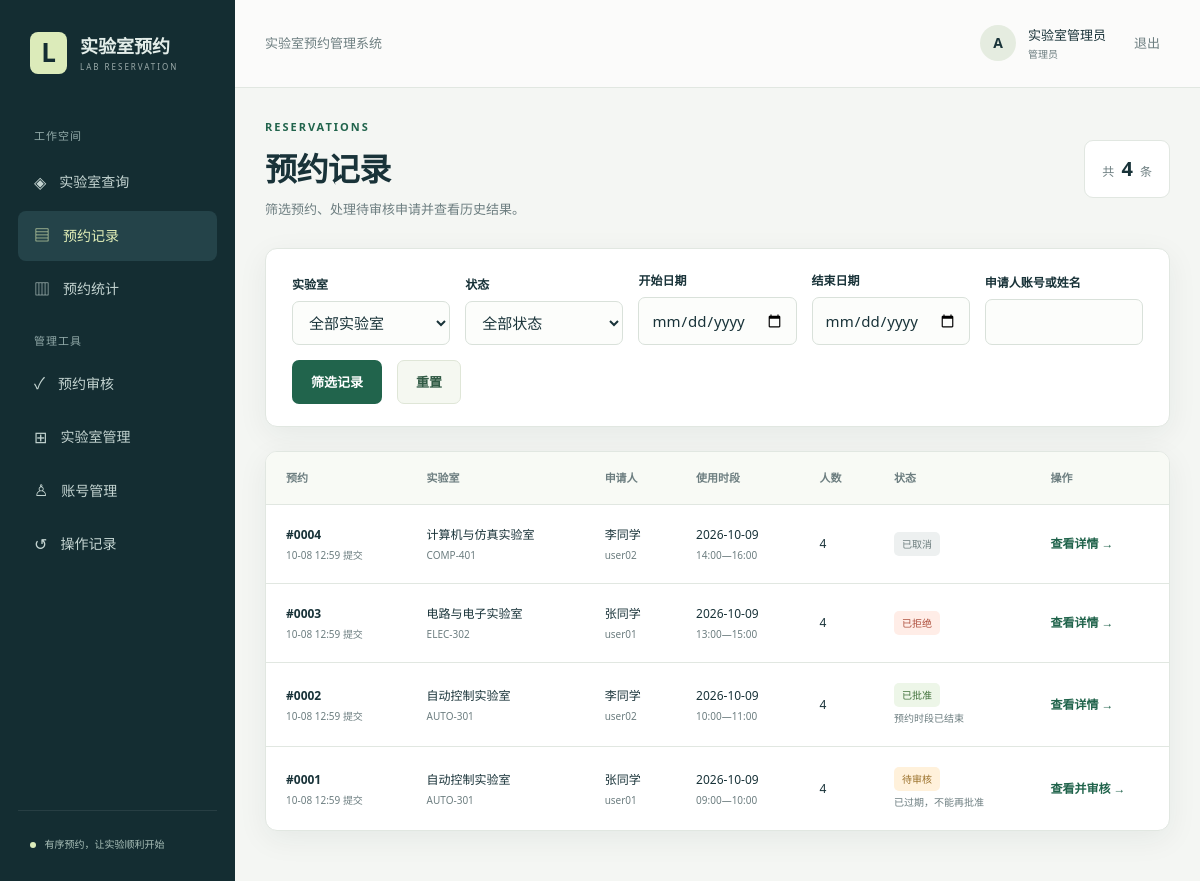
The page /bookings/ (signed in) on the database its author committed.
### src/labapp/models.py (models this page shows, shortened)
class Reservation(models.Model):  # 保存申请与当前业务状态。
    class Status(models.TextChoices):  # 状态值使用稳定的内部标识。
        PENDING = 'PENDING', '待审核'  # 待审核也占用资源。
        APPROVED = 'APPROVED', '已批准'  # 已批准继续占用资源。
        REJECTED = 'REJECTED', '已拒绝'  # 拒绝释放时段。
        CANCELLED = 'CANCELLED', '已取消'  # 取消释放时段。
    applicant = models.ForeignKey(settings.AUTH_USER_MODEL, on_delete=models.PROTECT, related_name='reservations')  # 保留申请人的历史关联。
    lab = models.ForeignKey(Lab, on_delete=models.PROTECT, related_name='reservations')  # 保留实验室的历史关联。
    start_at = models.DateTimeField('开始时间')  # 保存含日期的开始时刻。
    end_at = models.DateTimeField('结束时间')  # 保存含日期的结束时刻。
    purpose = models.CharField('用途', max_length=500)  # 保存申请用途。
    attendees = models.PositiveIntegerField('人数')  # 保存计划参与人数。
    request_key = models.UUIDField(unique=True)  # 防止同一提交请求重复写入。
    status = models.CharField(max_length=12, choices=Status.choices, default=Status.PENDING)  # 保存可验证的状态。
    created_at = models.DateTimeField(auto_now_add=True)  # 保存申请提交时间。
    cancelled_at = models.DateTimeField(null=True, blank=True)  # 保存实际取消时刻。
    cancelled_by = models.ForeignKey(settings.AUTH_USER_MODEL, null=True, blank=True, on_delete=models.PROTECT, related_name='cancelled_reservations')  # 保存取消操作者。
    class Meta:  # 定义常用检索方式与基本约束。
        ordering = ['-created_at', '-pk']  # 默认展示最新申请。
        indexes = [models.Index(fields=['lab', 'status', 'start_at'], name='booking_occupancy_idx'), models.Index(fields=['applicant', 'start_at'], name='booking_owner_date_idx')]  # 支持资源占用和本人查询。
        constraints = [models.CheckConstraint(condition=Q(end_at__gt=F('start_at')), name='booking_valid_interval'), models.CheckConstraint(condition=Q(attendees__gte=1), name='booking_positive_attendees'), models.CheckConstraint(condition=Q(status__in=['PENDING', 'APPROVED', 'REJECTED', 'CANCELLED']), name='booking_valid_status')]  # 防止无效区间、人数和非法状态。
    @property  # 由时间推导展示备注，不伪造实际使用记录。
    def time_note(self):  # 给历史状态补充时间说明。
        now = timezone.now()  # 获取当前实际时间。
        if self.status == self.Status.APPROVED and self.end_at <= now:  # 已批准时段已经结束。
            return '预约时段已结束'  # 只表示计划时段结束。
        if self.status == self.Status.PENDING and self.start_at <= now:  # 待审申请已错过开始时刻。
            return '已过期，不能再批准'  # 保留原始待审状态。
        return ''  # 正常未来时段不添加备注。

class Lab(models.Model):  # 保存一间可整体预约的实验室。
    code = models.CharField('编码', max_length=32, unique=True)  # 用唯一编码识别资源。
    name = models.CharField('名称', max_length=100)  # 保存用户可读名称。
    location = models.CharField('位置', max_length=150)  # 保存楼栋与房间。
    capacity = models.PositiveIntegerField('容量')  # 限制单次预约人数。
    equipment = models.TextField('设备', blank=True)  # 保存设备说明。
    description = models.TextField('说明', blank=True)  # 保存其他使用说明。
    open_time = models.TimeField('开放时间', default=time(8))  # 默认早上八点开放。
    close_time = models.TimeField('关闭时间', default=time(22))  # 默认晚上十点关闭。
    is_active = models.BooleanField('可预约', default=True)  # 停用后保留历史资料。
    updated_at = models.DateTimeField(auto_now=True)  # 记录最后更新时间。
    class Meta:  # 定义排序和数据库基本约束。
        ordering = ['code']  # 稳定展示资源顺序。
        constraints = [models.CheckConstraint(condition=Q(capacity__gte=1), name='lab_positive_capacity'), models.CheckConstraint(condition=Q(close_time__gt=F('open_time')), name='lab_valid_hours')]  # 在数据库防止无效容量和开放时间。
    def __str__(self):  # 提供表单选择和日志中的可读名称。
        return f'{self.code} · {self.name}'  # 同时展示编码和名称。

### src/labapp/views.py (the view)
# urls.py: path('bookings/', views.bookings, name='bookings'),  # 本人或全量记录。
@login_required  # 预约记录需要登录。
def bookings(request):  # 查询与分页展示预约记录。
    form = BookingFilterForm(request.GET)  # 验证组合筛选条件。
    query = visible_bookings(request.user)  # 在筛选之前限定数据归属。
    if form.is_valid():  # 只处理合法条件。
        data = form.cleaned_data  # 获取字段值。
        for field in ['lab', 'status']:  # 实验室与状态采用精确筛选。
            if data[field]:  # 忽略空条件。
                query = query.filter(**{field: data[field]})  # 应用受控字段条件。
        if data['start_date']:  # 起始日期可选。
            query = query.filter(start_at__date__gte=data['start_date'])  # 包含首日。
        if data['end_date']:  # 结束日期可选。
            query = query.filter(start_at__date__lte=data['end_date'])  # 包含最后一日。
        if request.user.is_staff and data['applicant']:  # 申请人关键词仅管理员使用。
            query = query.filter(Q(applicant__username__icontains=data['applicant']) | Q(applicant__first_name__icontains=data['applicant']))  # 查询姓名或账号。
    params = request.GET.copy()  # 保留分页时的筛选条件。
    params.pop('page', None)  # 防止重复页码。
    page = Paginator(query, 20).get_page(request.GET.get('page'))  # 稳健处理空或非法页码。
    return render(request, 'labapp/bookings.html', {'title': '预约记录' if request.user.is_staff else '我的预约', 'section': 'bookings', 'form': form, 'page': page, 'query_string': params.urlencode()})  # 返回有归属限制的列表。

### src/labapp/forms.py
class BookingFilterForm(StyledMixin, forms.Form):  # 预约记录的组合筛选。
    lab = forms.ModelChoiceField(label='实验室', queryset=Lab.objects.all(), required=False, empty_label='全部实验室')  # 只允许真实资源编号。
    status = forms.ChoiceField(label='状态', required=False, choices=[('', '全部状态')] + list(Reservation.Status.choices))  # 只允许已定义状态。
    start_date = forms.DateField(label='开始日期', required=False, widget=forms.DateInput(attrs={'type': 'date'}))  # 按预约开始日期筛选。
    end_date = forms.DateField(label='结束日期', required=False, widget=forms.DateInput(attrs={'type': 'date'}))  # 包含最后一天。
    applicant = forms.CharField(label='申请人账号或姓名', required=False, max_length=150)  # 仅管理员查询中使用。
    def clean(self):  # 核对可选日期顺序。
        data = super().clean()  # 保留字段校验结果。
        if data.get('start_date') and data.get('end_date') and data['start_date'] > data['end_date']:  # 禁止反向日期范围。
            raise forms.ValidationError('开始日期不能晚于结束日期。')  # 向页面显示范围错误。
        return data  # 返回可安全用于查询的条件。

### src/labapp/views.py (called while the page is built)
def visible_bookings(user):  # 为所有记录入口统一数据归属。
    query = Reservation.objects.select_related('lab', 'applicant', 'cancelled_by')  # 避免展示列表时重复查询外键。
    return query if user.is_staff else query.filter(applicant=user)  # 普通用户始终限定本人。

### src/labapp/templates/labapp/bookings.html
{% extends 'labapp/base.html' %}
{% block content %}
<div class="page-heading"><div><div class="eyebrow">RESERVATIONS</div><h1>{{ title }}</h1><p>{% if request.user.is_staff %}筛选预约、处理待审核申请并查看历史结果。{% else %}查看你的申请状态，管理接下来的实验安排。{% endif %}</p></div><span class="count-pill">共 <strong>{{ page.paginator.count }}</strong> 条</span></div>
<section class="panel filter-panel"><form method="get" class="filter-grid">{% for field in form %}{% if field.name != 'applicant' or request.user.is_staff %}<div class="field"><label for="{{ field.id_for_label }}">{{ field.label }}</label>{{ field }}{{ field.errors }}</div>{% endif %}{% endfor %}{{ form.non_field_errors }}<button class="button primary" type="submit">筛选记录</button><a class="button secondary" href="{% url 'bookings' %}">重置</a></form></section>
<section class="panel table-panel"><div class="table-scroll"><table><thead><tr><th>预约</th><th>实验室</th>{% if request.user.is_staff %}<th>申请人</th>{% endif %}<th>使用时段</th><th>人数</th><th>状态</th><th>操作</th></tr></thead><tbody>{% for item in page %}<tr><td><strong>#{{ item.pk|stringformat:'04d' }}</strong><small>{{ item.created_at|date:'m-d H:i' }} 提交</small></td><td>{{ item.lab.name }}<small>{{ item.lab.code }}</small></td>{% if request.user.is_staff %}<td>{{ item.applicant.first_name|default:item.applicant.username }}<small>{{ item.applicant.username }}</small></td>{% endif %}<td>{{ item.start_at|date:'Y-m-d' }}<small>{{ item.start_at|date:'H:i' }}—{{ item.end_at|date:'H:i' }}</small></td><td>{{ item.attendees }}</td><td><span class="badge {{ item.status }}">{{ item.get_status_display }}</span>{% if item.time_note %}<small>{{ item.time_note }}</small>{% endif %}</td><td><a class="table-link" href="{% url 'booking_detail' item.pk %}">{% if request.user.is_staff and item.status == 'PENDING' %}查看并审核{% else %}查看详情{% endif %} →</a></td></tr>{% empty %}<tr><td colspan="7" class="empty-state">暂无符合条件的预约记录。</td></tr>{% endfor %}</tbody></table></div>{% include 'labapp/_pagination.html' %}</section>
{% endblock %}

### src/labapp/templates/labapp/base.html (shortened to what this page needs)
{% load static %}
<!doctype html>
<html lang="zh-CN">
<head>
<link rel="stylesheet" href="{% static 'labapp/style.css' %}">
</head>
<body class="{% if not request.user.is_authenticated %}auth-page{% endif %}">
{% if request.user.is_authenticated %}
<aside class="sidebar">
<a class="brand" href="{% url 'labs' %}"><span class="brand-mark">L</span><span>实验室预约<small>LAB RESERVATION</small></span></a>
<div class="nav-caption">工作空间</div>
<nav aria-label="主要功能">
<a class="{% if section == 'labs' %}selected{% endif %}" href="{% url 'labs' %}">◈ <span>实验室查询</span></a>
<a class="{% if section == 'bookings' %}selected{% endif %}" href="{% url 'bookings' %}">▤ <span>{% if request.user.is_staff %}预约记录{% else %}我的预约{% endif %}</span></a>
<a class="{% if section == 'statistics' %}selected{% endif %}" href="{% url 'statistics' %}">▥ <span>预约统计</span></a>
{% if request.user.is_staff %}
<div class="nav-caption">管理工具</div>
<a href="{% url 'bookings' %}?status=PENDING">✓ <span>预约审核</span></a>
<a class="{% if section == 'manage_labs' %}selected{% endif %}" href="{% url 'manage_labs' %}">⊞ <span>实验室管理</span></a>
<a class="{% if section == 'accounts' %}selected{% endif %}" href="{% url 'accounts' %}">♙ <span>账号管理</span></a>
<a class="{% if section == 'audit' %}selected{% endif %}" href="{% url 'audit' %}">↺ <span>操作记录</span></a>
{% endif %}
</nav>
<div class="sidebar-note"><span class="status-dot"></span> 有序预约，让实验顺利开始</div>
</aside>
{% endif %}
<div class="workspace">
{% if request.user.is_authenticated %}
<header class="topbar"><span>实验室预约管理系统</span><div class="identity"><span class="avatar">{{ request.user.username|first|upper }}</span><span>{{ request.user.first_name|default:request.user.username }}<small>{% if request.user.is_staff %}管理员{% else %}预约申请人{% endif %}</small></span><form action="{% url 'logout' %}" method="post">{% csrf_token %}<button class="text-button" type="submit">退出</button></form></div></header>
{% endif %}
<main class="content">
{% block content %}{% endblock %}
</main>
</div>
</body>
</html>

### rows shown on the page
Reservation: pk "0004", created_at "10-08 12:59", lab.name "计算机与仿真实验室", lab.code "COMP-401", applicant.first_name "李同学", applicant.username "user02", start_at "2026-10-09", start_at "14:00", end_at "16:00", attendees "4", status "已取消", shows "查看详情"
Reservation: pk "0003", created_at "10-08 12:59", lab.name "电路与电子实验室", lab.code "ELEC-302", applicant.first_name "张同学", applicant.username "user01", start_at "2026-10-09", start_at "13:00", end_at "15:00", attendees "4", status "已拒绝", shows "查看详情"
Reservation: pk "0002", created_at "10-08 12:59", lab.name "自动控制实验室", lab.code "AUTO-301", applicant.first_name "李同学", applicant.username "user02", start_at "2026-10-09", start_at "10:00", end_at "11:00", attendees "4", status "已批准", time_note "预约时段已结束", shows "查看详情"
Reservation: pk "0001", created_at "10-08 12:59", lab.name "自动控制实验室", lab.code "AUTO-301", applicant.first_name "张同学", applicant.username "user01", start_at "2026-10-09", start_at "09:00", end_at "10:00", attendees "4", status "待审核", time_note "已过期，不能再批准", shows "查看并审核"

### other values the page prints
{{ request.user.username|first|upper }} "A"
{{ request.user.first_name|default:request.user.username }} "实验室管理员"
{{ title }} "预约记录"
{{ page.paginator.count }} "4"
{{ field.label }} "实验室" "状态" "开始日期" "结束日期" "申请人账号或姓名"
